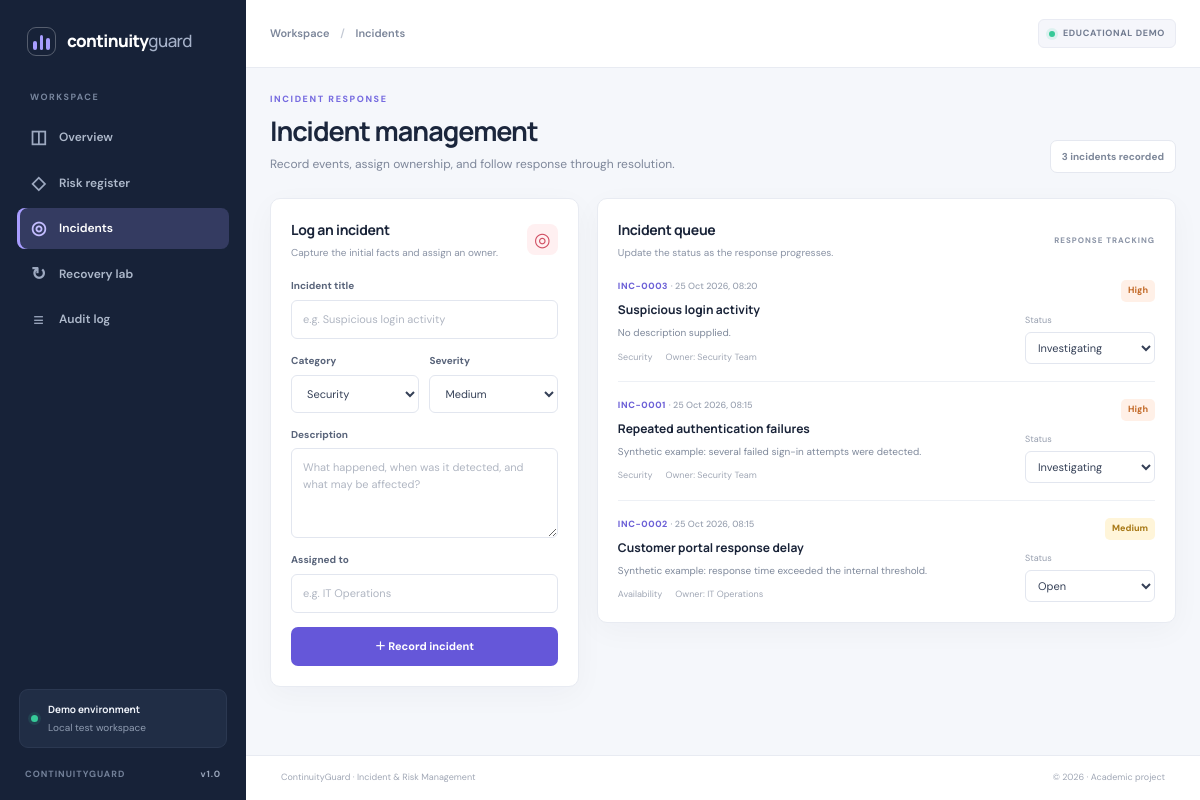
Page /incidents on the committed database.
### app.py (models this page shows)
class Incident(db.Model):
    id = db.Column(db.Integer, primary_key=True)
    title = db.Column(db.String(180), nullable=False)
    category = db.Column(db.String(80), nullable=False, default="Other")
    severity = db.Column(db.String(30), nullable=False, default="Medium")
    status = db.Column(db.String(30), nullable=False, default="Open")
    description = db.Column(db.Text, default="")
    assigned_to = db.Column(db.String(120), default="Unassigned")
    created_at = db.Column(db.DateTime, default=utc_now, nullable=False)
    resolved_at = db.Column(db.DateTime, nullable=True)

### app.py (the view, shortened to what this page needs)
@app.route("/incidents", methods=["GET", "POST"])
def incidents_page():
    incidents = Incident.query.order_by(Incident.created_at.desc()).all()
    return render_template("incidents.html", incidents=incidents)

### app.py (called while the page is built)
@app.context_processor
def inject_globals():
    return {
        "current_year": datetime.now().year,
        "admin_auth_enabled": bool(app.config["ADMIN_PASSWORD"]),
        "service_status": service_status,
    }

@app.before_request
def enforce_login():
    if not app.config["ADMIN_PASSWORD"]:
        return None
    if request.endpoint in {"login", "health", "static"}:
        return None
    if not session.get("authenticated"):
        return redirect(url_for("login", next=request.path))
    return None

### templates/incidents.html (shortened to what this page needs)
{% extends "base.html" %}
{% block breadcrumb %}Workspace <span>/</span> Incidents{% endblock %}
{% block content %}
<div class="page-heading"><div><div class="eyebrow">INCIDENT RESPONSE</div><h1>Incident management</h1><p class="page-subtitle">Record events, assign ownership, and follow response through resolution.</p></div><span class="count-pill">{{ incidents|length }} incidents recorded</span></div>
<div class="content-grid form-layout">
  <section class="panel form-panel"><div class="panel-header"><div><h2>Log an incident</h2><p>Capture the initial facts and assign an owner.</p></div><span class="form-icon red-icon">◎</span></div>
  <form method="post" class="stack-form">
    <label>Incident title <input name="title" required maxlength="180" placeholder="e.g. Suspicious login activity"></label>
    <div class="two-fields"><label>Category <select name="category">{% for item in ['Security','Availability','Data','Network','Other'] %}<option>{{ item }}</option>{% endfor %}</select></label><label>Severity <select name="severity">{% for item in ['Low','Medium','High','Critical'] %}<option {% if item=='Medium' %}selected{% endif %}>{{ item }}</option>{% endfor %}</select></label></div>
    <label>Description <textarea name="description" rows="4" placeholder="What happened, when was it detected, and what may be affected?"></textarea></label>
    <label>Assigned to <input name="assigned_to" maxlength="120" placeholder="e.g. IT Operations"></label>
    <button class="button button-primary button-full" type="submit">＋ Record incident</button>
  </form>
  </section>
  <section class="panel panel-wide"><div class="panel-header"><div><h2>Incident queue</h2><p>Update the status as the response progresses.</p></div><span class="tiny-label">RESPONSE TRACKING</span></div>
  {% if incidents %}<div class="incident-list">{% for incident in incidents %}
    <article class="incident-card"><div class="incident-main"><div class="incident-id">INC-{{ '%04d'|format(incident.id) }} <span>· {{ incident.created_at.strftime('%d %b %Y, %H:%M') }}</span></div><h3>{{ incident.title }}</h3><p>{{ incident.description or 'No description supplied.' }}</p><div class="incident-meta"><span>{{ incident.category }}</span><span>Owner: {{ incident.assigned_to }}</span></div></div><div class="incident-side"><span class="badge badge-{{ incident.severity|lower }}">{{ incident.severity }}</span><form method="post" action="{{ url_for('update_incident_status', incident_id=incident.id) }}" class="status-update"><input type="hidden" name="csrf_token" value="{{ csrf_token() }}"><label for="status-{{ incident.id }}">Status</label><select id="status-{{ incident.id }}" name="status" onchange="this.form.submit()">{% for status in ['Open','Investigating','Contained','Resolved'] %}<option value="{{ status }}" {% if incident.status==status %}selected{% endif %}>{{ status }}</option>{% endfor %}</select></form>{% if incident.resolved_at %}<small class="resolved-date">Resolved {{ incident.resolved_at.strftime('%d %b %Y') }}</small>{% endif %}</div></article>
  {% endfor %}</div>{% else %}<div class="empty-state">No incidents yet. Log an incident to start tracking response.</div>{% endif %}
  </section>
</div>
{% endblock %}

### static/style.css (style rules this page uses)
:root { --bg:#f5f7fb;--surface:#fff;--ink:#192338;--muted:#778197;--line:#e8ebf2;--navy:#19243a;--accent:#6557d9;--accent-dark:#5143c4;--green:#1c9a70;--red:#d74b61;--amber:#d28b24;--shadow:0 8px 30px rgba(25,35,56,.035) }
* { box-sizing:border-box }
body { margin:0;background:var(--bg);color:var(--ink);font-family:"DM Sans",sans-serif;font-size:13px;line-height:1.55 }
h1,h2,h3,strong,.brand-name { font-family:"Manrope","DM Sans",sans-serif }
button,input,select,textarea { font:inherit }
.breadcrumb span { padding:0 8px;color:#c3c9d4 }
.page-heading { display:flex;align-items:flex-end;justify-content:space-between;gap:20px;margin-bottom:25px }
.eyebrow { font-size:9px;font-weight:800;letter-spacing:1.6px;color:#766be0;margin-bottom:7px }
.page-heading h1,.login-card h1 { font-size:27px;line-height:1.25;letter-spacing:-1px;margin:0;color:#1b263c }
.page-subtitle { margin:7px 0 0;color:#7e879a;font-size:12px }
.button { display:inline-flex;align-items:center;justify-content:center;gap:9px;border:1px solid transparent;border-radius:7px;padding:10px 14px;font-size:11px;font-weight:700;cursor:pointer;transition:background .15s,border .15s;white-space:nowrap }
.button-primary { background:var(--accent);color:white }
.button-full { width:100% }
.content-grid { display:grid;grid-template-columns:minmax(0,1.7fr) minmax(260px,1fr);gap:18px;margin-bottom:18px }
.panel { background:#fff;border:1px solid var(--line);border-radius:10px;padding:20px;box-shadow:var(--shadow);min-width:0 }
.panel-wide { min-width:0 }
.panel-header { display:flex;align-items:center;justify-content:space-between;gap:12px;margin-bottom:18px }
.panel-header h2 { font-size:14px;margin:0;letter-spacing:-.3px }
.panel-header p { font-size:10px;color:#8a93a5;margin:4px 0 0 }
.tiny-label { font-size:8px;letter-spacing:1px;color:#8c95a7;font-weight:800;white-space:nowrap }
.badge { display:inline-block;border-radius:5px;padding:4px 7px;font-size:9px;font-weight:800;white-space:nowrap }
.badge-high { background:#fff0e7;color:#c46c2b }
.badge-medium { background:#fff5d9;color:#a97a18 }
.count-pill { background:#fff;border:1px solid #e5e8f0;padding:8px 11px;border-radius:7px;font-size:10px;color:#7d8799;font-weight:700;white-space:nowrap }
.form-layout { grid-template-columns:minmax(280px,.75fr) minmax(0,1.65fr);align-items:start }
.form-panel { position:relative }
.form-icon { display:grid;place-items:center;width:31px;height:31px;border-radius:8px;background:#eeecff;color:#6557d9;font-size:19px }
.red-icon { background:#fff0f1;color:#d04d61 }
.stack-form { display:grid;gap:14px }
.stack-form label { display:grid;gap:6px;font-size:10px;color:#59647a;font-weight:700 }
.stack-form input,.stack-form select,.stack-form textarea,.inline-form select,.status-update select { width:100%;border:1px solid #e2e6ef;background:#fff;border-radius:6px;padding:10px 11px;outline:none;color:#354057;font-size:11px;font-weight:400 }
.stack-form textarea { resize:vertical;min-height:68px }
.stack-form input::placeholder,.stack-form textarea::placeholder { color:#b0b6c2 }
.two-fields { display:grid;grid-template-columns:1fr 1fr;gap:10px }
.incident-list { display:grid }
.incident-card { display:flex;justify-content:space-between;gap:20px;padding:17px 0;border-bottom:1px solid #edf0f5 }
.incident-card:first-child { padding-top:2px }
.incident-card:last-child { border-bottom:0;padding-bottom:0 }
.incident-main { min-width:0 }
.incident-id { font-size:9px;font-weight:800;letter-spacing:.6px;color:#6d61d7 }
.incident-id span { font-weight:500;letter-spacing:0;color:#9aa2b1 }
.incident-main h3 { font-size:12px;margin:7px 0 5px }
.incident-main p { font-size:10px;color:#7f899b;margin:0 0 10px;max-width:600px }
.incident-meta { display:flex;gap:13px;flex-wrap:wrap;color:#a0a7b5;font-size:9px }
.incident-side { display:flex;flex-direction:column;align-items:flex-end;gap:12px;min-width:120px }
.status-update { display:grid;gap:4px;width:130px }
.status-update label { font-size:9px;color:#969eae }
.status-update select { padding:7px 8px }
@media (max-width:1200px) { .content-grid { grid-template-columns:minmax(0,1.5fr) minmax(240px,1fr) } }
@media (max-width:1200px) { .form-layout { grid-template-columns:minmax(250px,.8fr) minmax(0,1.5fr) } }

### rows in the picture
Incident: id "0003", created_at "25 Oct 2026, 08:20", title "Suspicious login activity", description "No description supplied.", category "Security", assigned_to "Security Team", severity "High", status "Investigating"
Incident: id "0001", created_at "25 Oct 2026, 08:15", title "Repeated authentication failures", description "Synthetic example: several failed sign-in attempts were detected.", category "Security", assigned_to "Security Team", severity "High", status "Investigating"
Incident: id "0002", created_at "25 Oct 2026, 08:15", title "Customer portal response delay", description "Synthetic example: response time exceeded the internal threshold.", category "Availability", assigned_to "IT Operations", severity "Medium", status "Open"

### other values in the picture
{{ incidents|length }} "3"
form field category "Security"
form field severity "Medium"
